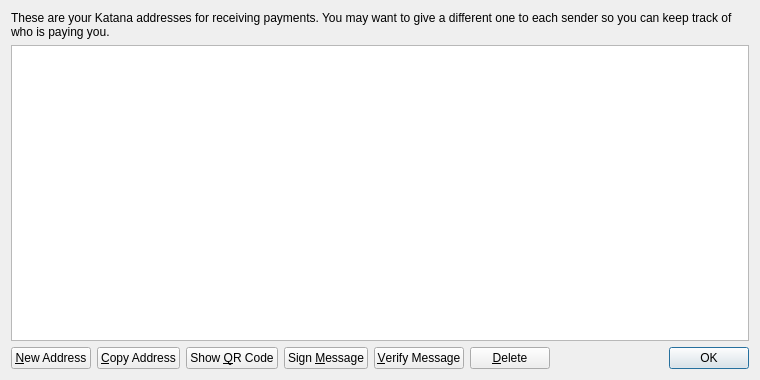
<?xml version="1.0" encoding="UTF-8"?>
<ui version="4.0">
 <class>AddressBookPage</class>
 <widget class="QWidget" name="AddressBookPage">
  <property name="geometry">
   <rect>
    <x>0</x>
    <y>0</y>
    <width>760</width>
    <height>380</height>
   </rect>
  </property>
  <property name="windowTitle">
   <string>Address Book</string>
  </property>
  <layout class="QVBoxLayout" name="verticalLayout">
   <item>
    <widget class="QLabel" name="labelExplanation">
     <property name="text">
      <string>These are your Katana addresses for receiving payments. You may want to give a different one to each sender so you can keep track of who is paying you.</string>
     </property>
     <property name="textFormat">
      <enum>Qt::PlainText</enum>
     </property>
     <property name="wordWrap">
      <bool>true</bool>
     </property>
    </widget>
   </item>
   <item>
    <widget class="QTableView" name="tableView">
     <property name="contextMenuPolicy">
      <enum>Qt::CustomContextMenu</enum>
     </property>
     <property name="toolTip">
      <string>Double-click to edit address or label</string>
     </property>
     <property name="tabKeyNavigation">
      <bool>false</bool>
     </property>
     <property name="selectionMode">
      <enum>QAbstractItemView::SingleSelection</enum>
     </property>
     <property name="selectionBehavior">
      <enum>QAbstractItemView::SelectRows</enum>
     </property>
     <property name="sortingEnabled">
      <bool>true</bool>
     </property>
     <attribute name="verticalHeaderVisible">
      <bool>false</bool>
     </attribute>
    </widget>
   </item>
   <item>
    <layout class="QHBoxLayout" name="horizontalLayout">
     <item>
      <widget class="QPushButton" name="newAddressButton">
       <property name="toolTip">
        <string>Create a new address</string>
       </property>
       <property name="text">
        <string>&amp;New Address</string>
       </property>
      </widget>
     </item>
     <item>
      <widget class="QPushButton" name="copyToClipboard">
       <property name="toolTip">
        <string>Copy the currently selected address to the system clipboard</string>
       </property>
       <property name="text">
        <string>&amp;Copy Address</string>
       </property>
      </widget>
     </item>
     <item>
      <widget class="QPushButton" name="showQRCode">
       <property name="text">
        <string>Show &amp;QR Code</string>
       </property>
      </widget>
     </item>
     <item>
      <widget class="QPushButton" name="signMessage">
       <property name="toolTip">
        <string>Sign a message to prove you own a Katana address</string>
       </property>
       <property name="text">
        <string>Sign &amp;Message</string>
       </property>
      </widget>
     </item>
     <item>
      <widget class="QPushButton" name="verifyMessage">
       <property name="toolTip">
        <string>Verify a message to ensure it was signed with a specified Katana address</string>
       </property>
       <property name="text">
        <string>&amp;Verify Message</string>
       </property>
      </widget>
     </item>
     <item>
      <widget class="QPushButton" name="deleteButton">
       <property name="toolTip">
        <string>Delete the currently selected address from the list</string>
       </property>
       <property name="text">
        <string>&amp;Delete</string>
       </property>
      </widget>
     </item>
     <item>
      <spacer name="horizontalSpacer">
       <property name="orientation">
        <enum>Qt::Horizontal</enum>
       </property>
       <property name="sizeHint" stdset="0">
        <size>
         <width>40</width>
         <height>20</height>
        </size>
       </property>
      </spacer>
     </item>
     <item>
      <widget class="QDialogButtonBox" name="buttonBox">
       <property name="sizePolicy">
        <sizepolicy hsizetype="Maximum" vsizetype="Fixed">
         <horstretch>0</horstretch>
         <verstretch>0</verstretch>
        </sizepolicy>
       </property>
       <property name="standardButtons">
        <set>QDialogButtonBox::Ok</set>
       </property>
      </widget>
     </item>
    </layout>
   </item>
  </layout>
 </widget>
 <resources>
  <include location="../bitcoin.qrc"/>
 </resources>
 <connections/>
</ui>
